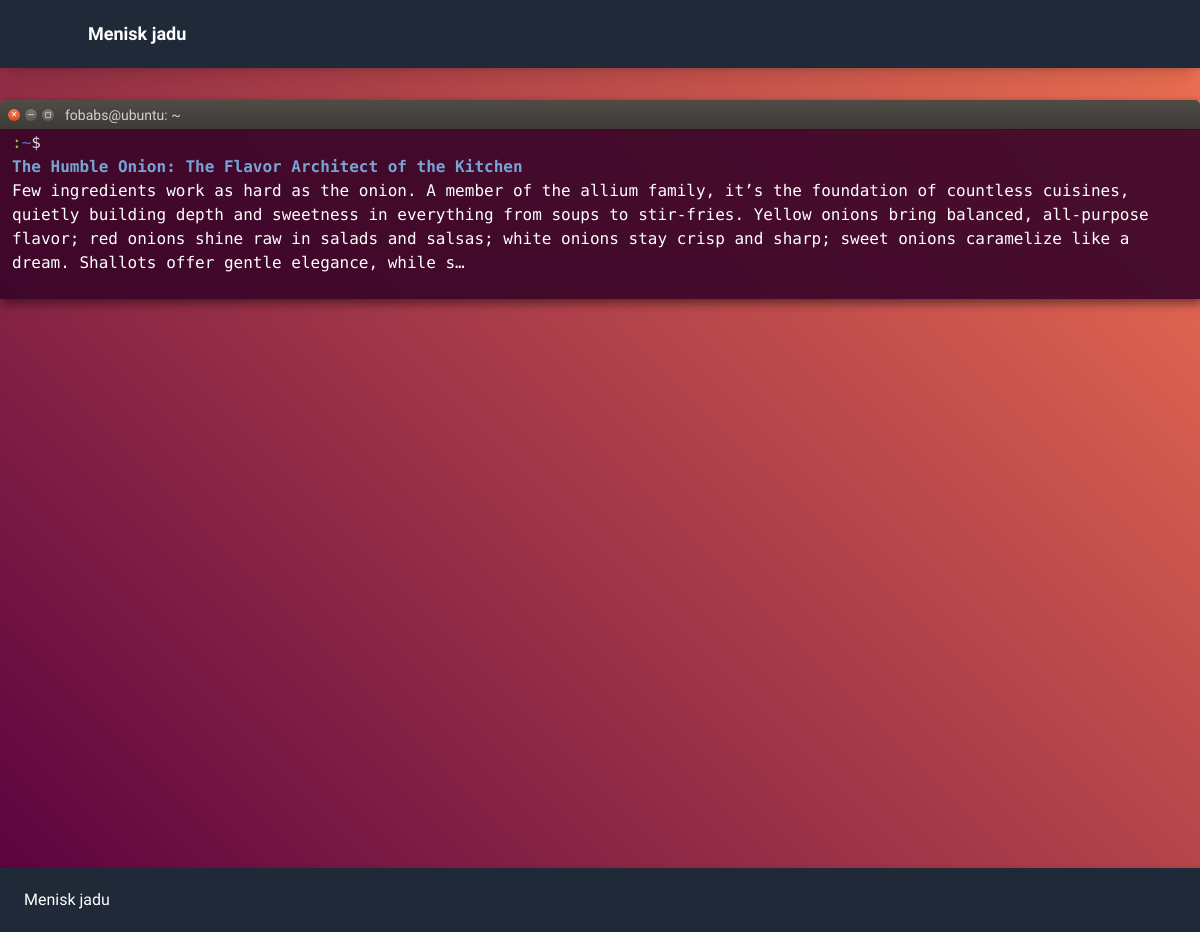
The app's page /, older data.
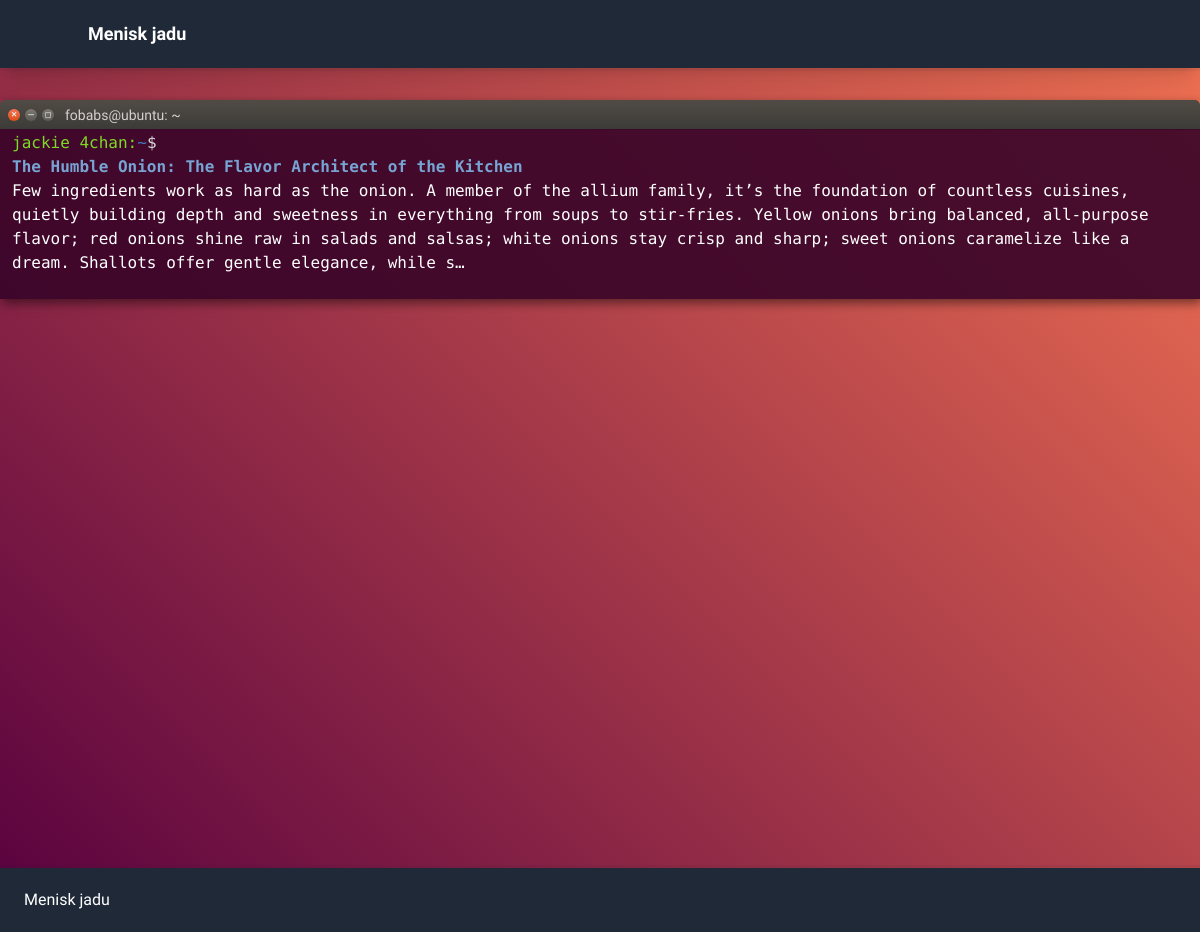
The same page, newer data.
### blog/models.py (models this page shows, shortened)
class Post(models.Model):
    title = models.CharField(max_length=250)
    content = models.TextField(validators=[MinLengthValidator(10)])
    slug = models.SlugField(max_length=250, unique=True, null=False, db_index=True)
    updated_on = models.DateTimeField(auto_now=True)
    created_on = models.DateTimeField(auto_now_add=True)
    main_image = models.ImageField(upload_to="posts/", null=True)
    def get_authors_names(self):
        author_string = ""
        authors = self.authors.all()
        authors_count = authors.count()
        for index, author in enumerate(authors):
            author_string += f"{author.get_full_name()}"
            if index < authors_count - 1:
                author_string += ", "
        return author_string

class Author(models.Model):
    first_name = models.CharField(max_length=100)
    last_name = models.CharField(max_length=100)
    email = models.EmailField()
    posts = models.ManyToManyField("Post", related_name="authors")
    def get_full_name(self):
        return f"{self.first_name} {self.last_name}"

### blog/views.py (the view)
# urls.py: path('', views.PostHome.as_view(), name="post-home"),
class PostHome(ListView):
    template_name = "blog/blog_home.html"
    model = Post
    context_object_name = "posts"
    ordering = ["-created_on"]
    def get_queryset(self):
        queryset = super().get_queryset()
        data = queryset[:3]
        return data

### blog/templates/blog/blog_home.html (shortened to what this page needs)
{% extends "base.html" %}
{% load static %}
{% block css_files %}
    <link rel="stylesheet" href="{% static "output.css" %}">
    <link rel="stylesheet" href="{% static "terminal.css" %}">
{% endblock %}
{% block content %}
{% include "includes/header.html" %}
<main class="min-h-screen pt-8">
<div class="max-w-full flex gap-5">
    {% for post in posts %}
    <a class="block" href="{% url 'post-details' post.slug %}">
      <div class="terminal">
        <section class="terminal__bar">
          <div class="bar__buttons">
            <button class="bar__button bar__button--exit">&#10005;</button>
            <button class="bar__button">&#9472;</button>
            <button class="bar__button">&#9723;</button>
          </div>
          <p class="bar__user">fobabs@ubuntu: ~</p>
        </section>
        <section class="terminal__body">
          <div class="terminal__prompt">
            <span class="terminal__prompt--user">{{ post.get_authors_names }}:</span>
            <span class="terminal__prompt--location">~</span>
            <span class="terminal__prompt--bling">$</span>
            <span class="terminal__prompt--cursor"></span>
          </div>
            <h2 class="folder-link" href="{% url 'post-details' post.slug %}">{{ post.title }}</h2>
            <p>{{ post.content|truncatechars:400 }}</p>
        </section>
      </div>
    </a>
    {% endfor %}
</div>
</main>
{% include "includes/footer.html" %}
{% endblock %}

Row changes from the older to the newer data that the page shows:
changed Post "The Humble Onion: The Flavor Architect of the Kitchen": get_authors_names (not shown) → "jackie 4chan"
